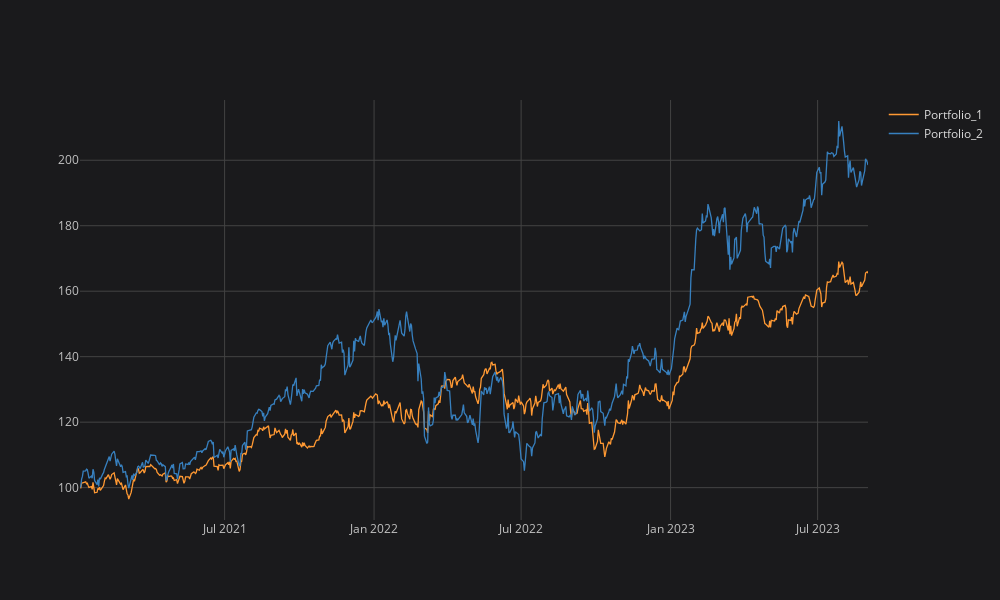

Source (notebook cell):
### Code cell
realizedPortfolios = evaluateMultiplePortfolios(df,weights_set, initialWealth, start_date)
realizedPortfolios.iplot()

### Figure 1 — Plotly figure (JSON) as saved in the notebook; plotly's stock layout.template omitted (floating-point values rounded to 4 significant figures; data arrays with more than 128 entries replaced by an {"elided": "..."} marker saying what was removed)
{"data": [{"line": {"color": "rgba(255, 153, 51, 1.0)", "dash": "solid", "shape": "linear", "width": 1.3}, "mode": "lines", "name": "Portfolio_1", "text": "", "type": "scatter", "x": {"elided": "683 str values"}, "y": {"elided": "683 float values"}}, {"line": {"color": "rgba(55, 128, 191, 1.0)", "dash": "solid", "shape": "linear", "width": 1.3}, "mode": "lines", "name": "Portfolio_2", "text": "", "type": "scatter", "x": {"elided": "683 str values"}, "y": {"elided": "683 float values"}}], "layout": {"height": 600, "legend": {"bgcolor": "#1A1A1C", "font": {"color": "#D9D9D9"}}, "paper_bgcolor": "#1A1A1C", "plot_bgcolor": "#1A1A1C", "title": {"font": {"color": "#D9D9D9"}}, "width": 1000, "xaxis": {"gridcolor": "#434343", "showgrid": true, "tickfont": {"color": "#C2C2C2"}, "title": {"font": {"color": "#D9D9D9"}, "text": ""}, "zerolinecolor": "#666570"}, "yaxis": {"gridcolor": "#434343", "showgrid": true, "tickfont": {"color": "#C2C2C2"}, "title": {"font": {"color": "#D9D9D9"}, "text": ""}, "zerolinecolor": "#666570"}}}
